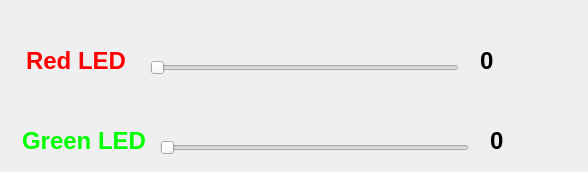
      <widget class="QWidget" name="tab_26">
       <attribute name="title">
        <string> la capacité d’une salle </string>
       </attribute>
       <widget class="QLabel" name="red_label">
        <property name="geometry">
         <rect>
          <x>0</x>
          <y>40</y>
          <width>126</width>
          <height>42</height>
         </rect>
        </property>
        <property name="text">
         <string>&lt;html&gt;&lt;head/&gt;&lt;body&gt;&lt;p&gt;&lt;span style=&quot; font-size:18pt; font-weight:600; color:#ff0000;&quot;&gt;Red LED&lt;/span&gt;&lt;/p&gt;&lt;/body&gt;&lt;/html&gt;</string>
        </property>
        <property name="alignment">
         <set>Qt::AlignRight|Qt::AlignTrailing|Qt::AlignVCenter</set>
        </property>
       </widget>
       <widget class="QLabel" name="green_label">
        <property name="geometry">
         <rect>
          <x>20</x>
          <y>120</y>
          <width>126</width>
          <height>43</height>
         </rect>
        </property>
        <property name="text">
         <string>&lt;html&gt;&lt;head/&gt;&lt;body&gt;&lt;p&gt;&lt;span style=&quot; font-size:18pt; font-weight:600; color:#00ff00;&quot;&gt;Green LED&lt;/span&gt;&lt;/p&gt;&lt;/body&gt;&lt;/html&gt;</string>
        </property>
        <property name="alignment">
         <set>Qt::AlignRight|Qt::AlignTrailing|Qt::AlignVCenter</set>
        </property>
       </widget>
       <widget class="QSlider" name="red_slider">
        <property name="geometry">
         <rect>
          <x>150</x>
          <y>60</y>
          <width>309</width>
          <height>15</height>
         </rect>
        </property>
        <property name="maximum">
         <number>255</number>
        </property>
        <property name="orientation">
         <enum>Qt::Horizontal</enum>
        </property>
       </widget>
       <widget class="QSlider" name="green_slider">
        <property name="geometry">
         <rect>
          <x>160</x>
          <y>140</y>
          <width>309</width>
          <height>15</height>
         </rect>
        </property>
        <property name="maximum">
         <number>255</number>
        </property>
        <property name="orientation">
         <enum>Qt::Horizontal</enum>
        </property>
       </widget>
       <widget class="QLabel" name="red_value_label">
        <property name="geometry">
         <rect>
          <x>480</x>
          <y>40</y>
          <width>89</width>
          <height>42</height>
         </rect>
        </property>
        <property name="text">
         <string>&lt;html&gt;&lt;head/&gt;&lt;body&gt;&lt;p&gt;&lt;span style=&quot; font-size:18pt; font-weight:600;&quot;&gt;0&lt;/span&gt;&lt;/p&gt;&lt;/body&gt;&lt;/html&gt;</string>
        </property>
       </widget>
       <widget class="QLabel" name="green_value_label">
        <property name="geometry">
         <rect>
          <x>490</x>
          <y>120</y>
          <width>89</width>
          <height>43</height>
         </rect>
        </property>
        <property name="text">
         <string>&lt;html&gt;&lt;head/&gt;&lt;body&gt;&lt;p&gt;&lt;span style=&quot; font-size:18pt; font-weight:600;&quot;&gt;0&lt;/span&gt;&lt;/p&gt;&lt;/body&gt;&lt;/html&gt;</string>
        </property>
       </widget>
       <zorder>red_slider</zorder>
       <zorder>red_label</zorder>
       <zorder>green_label</zorder>
       <zorder>green_slider</zorder>
       <zorder>red_value_label</zorder>
       <zorder>green_value_label</zorder>
      </widget>
